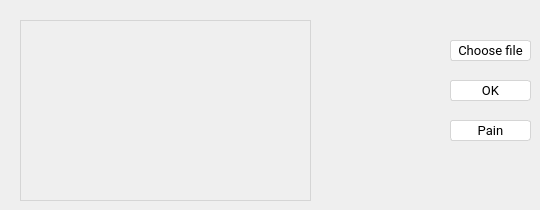
    <widget class="QWidget" name="tab_2">
     <attribute name="title">
      <string>Photo</string>
     </attribute>
     <widget class="QLabel" name="jpeg">
      <property name="geometry">
       <rect>
        <x>20</x>
        <y>20</y>
        <width>291</width>
        <height>181</height>
       </rect>
      </property>
      <property name="font">
       <font>
        <family>Roboto</family>
        <pointsize>10</pointsize>
       </font>
      </property>
      <property name="styleSheet">
       <string notr="true">QLabel {
      border: 1px solid rgb(213, 213, 213);
}</string>
      </property>
      <property name="text">
       <string/>
      </property>
     </widget>
     <widget class="QPushButton" name="ButtonCHOOSE">
      <property name="geometry">
       <rect>
        <x>450</x>
        <y>40</y>
        <width>81</width>
        <height>21</height>
       </rect>
      </property>
      <property name="sizePolicy">
       <sizepolicy hsizetype="Expanding" vsizetype="Expanding">
        <horstretch>0</horstretch>
        <verstretch>0</verstretch>
       </sizepolicy>
      </property>
      <property name="font">
       <font>
        <family>Roboto</family>
        <pointsize>10</pointsize>
       </font>
      </property>
      <property name="styleSheet">
       <string notr="true">QPushButton {
    border: 1px solid rgb(213, 213, 213);
    border-radius: 3px; 
	background-color: rgb(255, 255, 255);
}
	
QPushButton:hover {
    background-color: rgba(0, 0, 0, 0.1);
}
	
</string>
      </property>
      <property name="text">
       <string>Choose file</string>
      </property>
      <property name="checkable">
       <bool>false</bool>
      </property>
      <property name="autoDefault">
       <bool>true</bool>
      </property>
     </widget>
     <widget class="QPushButton" name="ButtonOK">
      <property name="geometry">
       <rect>
        <x>450</x>
        <y>80</y>
        <width>81</width>
        <height>21</height>
       </rect>
      </property>
      <property name="sizePolicy">
       <sizepolicy hsizetype="Expanding" vsizetype="Expanding">
        <horstretch>0</horstretch>
        <verstretch>0</verstretch>
       </sizepolicy>
      </property>
      <property name="font">
       <font>
        <family>Roboto</family>
        <pointsize>10</pointsize>
       </font>
      </property>
      <property name="styleSheet">
       <string notr="true">QPushButton {
    border: 1px solid rgb(213, 213, 213);
    border-radius: 3px; 
	background-color: rgb(255, 255, 255);
}
	QPushButton:hover {
    background-color: rgba(0, 0, 0, 0.1);
}
	

</string>
      </property>
      <property name="text">
       <string>OK</string>
      </property>
      <property name="checkable">
       <bool>false</bool>
      </property>
      <property name="autoDefault">
       <bool>true</bool>
      </property>
     </widget>
     <widget class="QPushButton" name="ButtonPain">
      <property name="geometry">
       <rect>
        <x>450</x>
        <y>120</y>
        <width>81</width>
        <height>21</height>
       </rect>
      </property>
      <property name="sizePolicy">
       <sizepolicy hsizetype="Expanding" vsizetype="Expanding">
        <horstretch>0</horstretch>
        <verstretch>0</verstretch>
       </sizepolicy>
      </property>
      <property name="font">
       <font>
        <family>Roboto</family>
        <pointsize>10</pointsize>
       </font>
      </property>
      <property name="styleSheet">
       <string notr="true">QPushButton {
    border: 1px solid rgb(213, 213, 213);
    border-radius: 3px; 
	background-color: rgb(255, 255, 255);
}
	QPushButton:hover {
    background-color: rgba(0, 0, 0, 0.1);
}
	

</string>
      </property>
      <property name="text">
       <string>Pain</string>
      </property>
      <property name="checkable">
       <bool>false</bool>
      </property>
      <property name="autoDefault">
       <bool>true</bool>
      </property>
     </widget>
    </widget>
